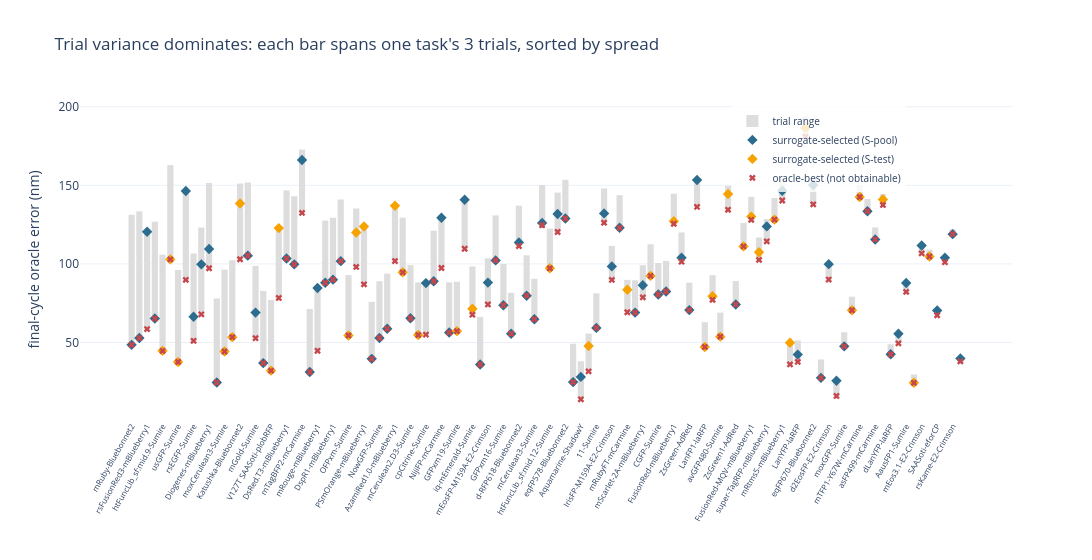

Notebook source saved alongside this figure:
### Markdown cell above
## 8. What is actually selectable? (trial variance and cycle non-monotonicity)

With 3 trials × 2 cycles each task produced **6 candidate designs**, and the run is stochastic: the
proposal's top-`k` is sampled at `T = 1` and nothing rejects a worse sequence, so a later cycle is not
a refinement of an earlier one but close to an independent redraw. Two consequences are worth separating,
because only one of them is a result you can act on.

**The trial axis is selectable.** Choosing among trials by *surrogate* error is a rule the search may
apply — the surrogate is its own scorer, freely available at design time. The table below prices it
against the two references that bracket it: what one arbitrary run gives you (no selection), and what
picking by *oracle* error would give (not obtainable, since the oracle is the held-out judge).

**The cycle axis mostly is not.** A per-cycle "we passed through something better" statistic is
`max(0, err₂ − err₁)`, the positive part of a difference whose mean is ≈ 0 — so it is biased positive
even for a search that only diffuses, and it reports noise as lost headroom. The sign test below is the
honest version: if cycle 2 were systematically worse than cycle 1 there would be a consistent sign, and
there is not. What *is* real is that the second cycle buys almost nothing on the mean, which argues for
adding a surrogate-side accept-only-if-better step to the pipeline rather than for reporting headroom.

### Code cell
# ---- the two axes, priced ------------------------------------------------------------
cand = traj[traj["round"] >= 1]        # every candidate design: 3 trials x 2 cycles per task
def _pick(by):
    """Per task, the ORACLE error of the candidate that minimizing `by` would select."""
    idx = cand.groupby("example")[by].idxmin()
    return cand.loc[idx].set_index("example")["peak_err"]

pol = pd.DataFrame({
    "scaffold (no design)": summ.set_index("task").scaf_err,
    "one arbitrary trial (trial 0, final cycle)":
        fin[fin.trial == 0].set_index("example").peak_err,
    "mean over the 3 trials (expected single run)": summ.set_index("task").trial_mean,
    "surrogate-selected TRIAL, final cycle  [§1-7]": summ.set_index("task").des_err,
    "surrogate-selected TRIAL x CYCLE": _pick("surr_err"),
    "oracle-selected trial, final cycle  (not obtainable)": summ.set_index("task").trial_min,
    "oracle-selected trial x cycle  (not obtainable)": _pick("peak_err"),
})
print(f"{ARM}: mean ORACLE error (nm) of the design each selection rule returns, n={len(pol)} tasks\n")
for c in pol.columns:
    tag = "  <-- what sections 1-7 report" if "§1-7" in c else ""
    print(f"  {pol[c].mean():6.1f}   {c}{tag}")
imp = pol["surrogate-selected TRIAL, final cycle  [§1-7]"].mean()
none, best = pol["mean over the 3 trials (expected single run)"].mean(), pol["oracle-selected trial x cycle  (not obtainable)"].mean()
print(f"\nthe surrogate recovers {none - imp:.1f} nm of the {none - best:.1f} nm that oracle-peeking "
      f"would ({(none - imp) / (none - best):.0%}) -- selection across trials is the part of this "
      f"the search can legitimately do.")

# ---- is the cycle axis non-monotonic in any systematic way? --------------------------
w = traj.pivot_table(index=["example", "trial"], columns="round", values="peak_err")
d = w[LAST] - w[LAST - 1]
print(f"\ncycle {LAST-1} -> {LAST}, over all {len(d)} trajectories:")
print(f"  worse {int((d > 0).sum())} / better {int((d < 0).sum())} | mean {d.mean():+.1f} nm "
      f"(sd {d.std():.1f}) | median {d.median():+.1f}  -> no systematic drift")
print(f"  E|Δ| = {d.abs().mean():.1f} nm, so the naive 'headroom lost' statistic max(0, Δ) averages "
      f"{d.clip(lower=0).mean():.1f} nm by construction, even at zero drift")
print(f"  mean error by cycle: " + " | ".join(f"round {r} {traj[traj['round']==r].peak_err.mean():.1f}"
                                              for r in range(LAST + 1)))

# ---- and the picture: trial range per task, with both selections marked --------------
b3 = summ.sort_values("spread", ascending=False)
fig = go.Figure()
fig.add_trace(go.Bar(x=b3.task, y=b3.trial_max - b3.trial_min, base=b3.trial_min,
                     marker=dict(color="#dddddd", line=dict(width=0)), name="trial range",
                     hovertemplate="<b>%{x}</b><br>trials span %{base:.1f}-%{y:.1f}<extra></extra>"))
for label in LABELS:
    s = b3[b3.cohort == label]
    fig.add_trace(go.Scatter(x=s.task, y=s.des_err, mode="markers", name=f"surrogate-selected ({label})",
                             marker=dict(color=COLOR[label], size=8, symbol="diamond"),
                             customdata=np.stack([s.sel_trial, s.spread], axis=-1),
                             hovertemplate="<b>%{x}</b><br>selected trial %{customdata[0]:.0f} -> "
                                           "%{y:.1f} nm (spread %{customdata[1]:.1f})<extra></extra>"))
fig.add_trace(go.Scatter(x=b3.task, y=b3.trial_min, mode="markers", name="oracle-best (not obtainable)",
                         marker=dict(color="#c5474b", size=6, symbol="x"),
                         hovertemplate="<b>%{x}</b><br>oracle-best trial %{y:.1f} nm<extra></extra>"))
fig.update_layout(template=pio_tmpl, width=1250, height=560,
                  xaxis=dict(title="", categoryorder="array", categoryarray=list(b3.task),
                             tickangle=-60, tickfont_size=8),
                  yaxis_title="final-cycle oracle error (nm)",
                  legend=dict(x=0.7, y=0.98, bgcolor="rgba(255,255,255,0.8)", font_size=10),
                  title="Trial variance dominates: each bar spans one task's 3 trials, "
                        "sorted by spread")
fig.show()

### Figure 1 — Plotly figure (JSON) as saved in the notebook; plotly's stock layout.template omitted (floating-point values rounded to 4 significant figures; data arrays with more than 128 entries replaced by an {"elided": "..."} marker saying what was removed)
{"data": [{"base": [48.5, 52.82, 58.52, 65.24, 44.66, 102.9, 37.62, 89.85, 51.08, 67.9, 97.24, 24.54, 44.27, 53.4, 103.0, 105.2, 52.72, 36.88, 32.07, 78.33, 103.4, 99.73, 132.5, 31.22, 44.7, 87.98, 89.99, 101.8, 54.47, 98.08, 86.98, 39.57, 52.9, 58.7, 101.8, 94.64, 65.38, 54.78, 55.0, 88.94, 97.4, 56.31, 57.22, 109.7, 67.69, 35.98, 74.19, 102.2, 73.72, 55.59, 111.4, 79.78, 64.81, 124.6, 97.2, 120.3, 128.9, 24.8, 13.84, 31.59, 59.27, 126.2, 89.82, 123.0, 69.24, 69.01, 78.69, 92.39, 80.56, 82.45, 125.6, 101.4, 70.62, 136.3, 47.16, 77.14, 53.72, 134.4, 74.19, 111.2, 128.1, 102.6, 114.3, 128.2, 140.4, 36.06, 37.64, 181.0, 137.9, 27.5, 90.04, 15.98, 47.53, 70.51, 142.6, 133.5, 115.6, 137.5, 42.49, 49.43, 82.21, 24.35, 106.7, 104.7, 67.3, 101.1, 118.9, 37.99], "hovertemplate": "<b>%{x}</b><br>trials span %{base:.1f}-%{y:.1f}<extra></extra>", "marker": {"color": "#dddddd", "line": {"width": 0}}, "name": "trial range", "type": "bar", "x": ["mRuby-Bluebonnet2", "mRuby2-mBlueberry1", "rsFusionRed3-mBlueberry1", "mLumin-mBlueberry1", "htFuncLib_sf:mid.9-Sumire", "Katushka-9-5-Bluebonnet2", "usGFP-Sumire", "eqFP650-mBlueberry1", "rsEGFP-Sumire", "mScarlet3-mBlueberry1", "Diogenes-mBlueberry1", "ccGFP E6-AdRed", "moxCerulean3-Sumire", "Monomeric hyperfolder YFP-Sumire", "Katushka-Bluebonnet2", "dsFP483-E2-Crimson", "mGold-Sumire", "KCY-R1-38L-AzamiRed1.0", "V127T SAASoti-plobRFP", "mOrange2-mBlueberry1", "DsRed.T3-mBlueberry1", "mGarnet-Bluebonnet2", "mTagBFP2-mCarmine", "AdRed-C148S-amFP486", "mRouge-mBlueberry1", "mNeptune-mBlueberry1", "DspR1-mBlueberry1", "dendFP-TagRFP675", "OFPxm-Sumire", "td-RFP639-Bluebonnet2", "PSmOrange-mBlueberry1", "P11-Sumire", "NowGFP-Sumire", "Enhanced Cyan-Emitting GFP-Sumire", "AzamiRed1.0-mBlueberry1", "Neptune-mBlueberry1", "mCerulean2.D3-Sumire", "mKO-apulFP483", "cpCitrine-Sumire", "G2-mCarmine", "NijiFP-mCarmine", "rsEGFP2-Sumire", "GFPxm19-Sumire", "cjBlue-Bluebonnet2", "iq-mEmerald-Sumire", "GFPmut2-Sumire", "mEosFP-M159A-E2-Crimson", "mScarlet3-H-mBlueberry1", "GFPxm16-Sumire", "ZsYellow1-AdRed", "d-RFP618-Bluebonnet2", "IrisFP-E2-Crimson", "mCerulean3-Sumire", "G3-mCarmine", "htFuncLib_sf:mid.12-Sumire", "Rtms5-mBlueberry1", "eqFP578-Bluebonnet2", "mNeonGreen-laRFP", "Aquamarine-ShadowY", "HcRed-Bluebonnet2", "11-Sumire", "RFP630-Bluebonnet2", "IrisFP-M159A-E2-Crimson", "moxDendra2-mCardinal", "mRubyFT-mCarmine", "rsFolder2-Sumire", "mScarlet-2A-mBlueberry1", "d1EosFP-E2-Crimson", "CGFP-Sumire", "DsRed-Express-mBlueberry1", "FusionRed-mBlueberry1", "frSkylan-S-E2-Crimson", "ZsGreen-AdRed", "AQ14-Bluebonnet2", "LanFP1-laRFP", "htFuncLib_sf:thermo.2-Sumire", "avGFP480-Sumire", "mTFP0.7-mCarmine", "ZsGreen1-AdRed", "mGeos-M-E2-Crimson", "FusionRed-MQV-mBlueberry1", "asulCP-Bluebonnet2", "super-TagRFP-mBlueberry1", "tdKatushka2-Bluebonnet2", "mRtms5-mBlueberry1", "laGFP-laRFP", "LanYFP-laRFP", "shCP-E63L/Y64H-mCarmine", "eqFP670-Bluebonnet2", "bfloGFPc1-laRFP", "d2EosFP-E2-Crimson", "laRFP-LanFP1", "moxGFP-Sumire", "eGFP203C-Sumire", "mTFP1-Y67W-mCarmine", "rsCherryRev1.4-mBlueberry1", "asFP499-mCarmine", "eqFP611 V124T-Bluebonnet2", "dLanYFP-laRFP", "P9-Sumire", "AausFP1-Sumire", "SBFP1-phiYFPv", "mEos3.1-E2-Crimson", "mGeos-C-E2-Crimson", "SAASoti-eforCP", "mStrawberry-mBlueberry1", "rsKame-E2-Crimson", "AdRed-amFP486"], "y": [82.76, 80.64, 61.93, 61.66, 61.23, 60.02, 58.54, 56.59, 55.56, 55.24, 54.25, 53.49, 52.1, 48.98, 48.18, 46.57, 46.0, 45.94, 44.99, 44.48, 43.38, 43.32, 40.25, 40.07, 40.01, 39.61, 39.39, 39.22, 38.43, 37.2, 36.82, 36.3, 36.08, 35.15, 35.14, 34.82, 33.86, 33.42, 32.8, 32.22, 32.02, 31.97, 31.41, 31.19, 30.71, 30.34, 29.43, 28.62, 26.33, 26.04, 25.72, 25.71, 25.7, 25.62, 25.27, 25.09, 24.6, 24.4, 24.21, 24.06, 22.0, 21.82, 21.68, 20.78, 20.63, 20.59, 20.46, 20.14, 20.02, 19.43, 19.11, 18.63, 17.44, 17.15, 15.76, 15.69, 15.27, 15.15, 14.9, 14.87, 14.63, 14.25, 14.12, 13.84, 13.76, 13.75, 13.68, 13.2, 12.38, 11.67, 9.82, 9.7, 9.0, 8.65, 7.82, 7.78, 7.65, 6.98, 6.36, 6.09, 5.67, 5.25, 5.06, 4.31, 3.69, 3.35, 3.14, 2.22]}, {"customdata": {"elided": "72x2 float values"}, "hovertemplate": "<b>%{x}</b><br>selected trial %{customdata[0]:.0f} -> %{y:.1f} nm (spread %{customdata[1]:.1f})<extra></extra>", "marker": {"color": "#2b6c8f", "size": 8, "symbol": "diamond"}, "mode": "markers", "name": "surrogate-selected (S-pool)", "type": "scatter", "x": ["mRuby-Bluebonnet2", "mRuby2-mBlueberry1", "rsFusionRed3-mBlueberry1", "mLumin-mBlueberry1", "eqFP650-mBlueberry1", "rsEGFP-Sumire", "mScarlet3-mBlueberry1", "Diogenes-mBlueberry1", "ccGFP E6-AdRed", "dsFP483-E2-Crimson", "mGold-Sumire", "KCY-R1-38L-AzamiRed1.0", "DsRed.T3-mBlueberry1", "mGarnet-Bluebonnet2", "mTagBFP2-mCarmine", "AdRed-C148S-amFP486", "mRouge-mBlueberry1", "mNeptune-mBlueberry1", "DspR1-mBlueberry1", "dendFP-TagRFP675", "P11-Sumire", "NowGFP-Sumire", "Enhanced Cyan-Emitting GFP-Sumire", "mCerulean2.D3-Sumire", "cpCitrine-Sumire", "G2-mCarmine", "NijiFP-mCarmine", "rsEGFP2-Sumire", "cjBlue-Bluebonnet2", "GFPmut2-Sumire", "mEosFP-M159A-E2-Crimson", "mScarlet3-H-mBlueberry1", "GFPxm16-Sumire", "ZsYellow1-AdRed", "d-RFP618-Bluebonnet2", "IrisFP-E2-Crimson", "mCerulean3-Sumire", "G3-mCarmine", "Rtms5-mBlueberry1", "eqFP578-Bluebonnet2", "mNeonGreen-laRFP", "Aquamarine-ShadowY", "11-Sumire", "RFP630-Bluebonnet2", "IrisFP-M159A-E2-Crimson", "moxDendra2-mCardinal", "rsFolder2-Sumire", "mScarlet-2A-mBlueberry1", "CGFP-Sumire", "DsRed-Express-mBlueberry1", "frSkylan-S-E2-Crimson", "ZsGreen-AdRed", "AQ14-Bluebonnet2", "ZsGreen1-AdRed", "super-TagRFP-mBlueberry1", "mRtms5-mBlueberry1", "LanYFP-laRFP", "eqFP670-Bluebonnet2", "bfloGFPc1-laRFP", "d2EosFP-E2-Crimson", "laRFP-LanFP1", "moxGFP-Sumire", "rsCherryRev1.4-mBlueberry1", "asFP499-mCarmine", "dLanYFP-laRFP", "P9-Sumire", "AausFP1-Sumire", "mEos3.1-E2-Crimson", "SAASoti-eforCP", "mStrawberry-mBlueberry1", "rsKame-E2-Crimson", "AdRed-amFP486"], "y": [48.5, 52.82, 120.5, 65.24, 146.4, 66.38, 99.73, 109.5, 24.54, 105.2, 69.01, 36.88, 103.4, 99.73, 166.1, 31.22, 84.71, 87.98, 89.99, 101.8, 39.57, 52.9, 58.7, 65.38, 87.8, 88.94, 129.4, 56.31, 140.8, 35.98, 88.1, 102.2, 73.72, 55.59, 113.7, 79.78, 64.81, 126.1, 131.8, 128.9, 24.8, 28.11, 59.27, 132.2, 98.43, 123.0, 69.01, 86.41, 80.56, 82.45, 103.9, 70.62, 153.4, 74.19, 123.9, 146.6, 42.28, 150.2, 27.5, 99.86, 25.68, 47.53, 133.5, 115.6, 42.49, 55.52, 87.88, 111.8, 70.37, 104.0, 118.9, 39.86]}, {"customdata": [[2.0, 61.23], [1.0, 60.02], [1.0, 58.54], [2.0, 52.1], [2.0, 48.98], [1.0, 48.18], [0.0, 44.99], [2.0, 44.48], [0.0, 38.43], [0.0, 37.2], [2.0, 36.82], [1.0, 35.14], [1.0, 34.82], [0.0, 33.42], [0.0, 31.41], [0.0, 30.71], [2.0, 25.27], [2.0, 24.06], [0.0, 20.63], [1.0, 20.14], [2.0, 19.11], [2.0, 15.76], [1.0, 15.69], [1.0, 15.27], [1.0, 15.15], [0.0, 14.87], [2.0, 14.63], [0.0, 14.25], [2.0, 13.84], [0.0, 13.75], [1.0, 13.2], [0.0, 8.65], [2.0, 7.82], [0.0, 6.98], [0.0, 5.25], [1.0, 4.31]], "hovertemplate": "<b>%{x}</b><br>selected trial %{customdata[0]:.0f} -> %{y:.1f} nm (spread %{customdata[1]:.1f})<extra></extra>", "marker": {"color": "#f6a200", "size": 8, "symbol": "diamond"}, "mode": "markers", "name": "surrogate-selected (S-test)", "type": "scatter", "x": ["htFuncLib_sf:mid.9-Sumire", "Katushka-9-5-Bluebonnet2", "usGFP-Sumire", "moxCerulean3-Sumire", "Monomeric hyperfolder YFP-Sumire", "Katushka-Bluebonnet2", "V127T SAASoti-plobRFP", "mOrange2-mBlueberry1", "OFPxm-Sumire", "td-RFP639-Bluebonnet2", "PSmOrange-mBlueberry1", "AzamiRed1.0-mBlueberry1", "Neptune-mBlueberry1", "mKO-apulFP483", "GFPxm19-Sumire", "iq-mEmerald-Sumire", "htFuncLib_sf:mid.12-Sumire", "HcRed-Bluebonnet2", "mRubyFT-mCarmine", "d1EosFP-E2-Crimson", "FusionRed-mBlueberry1", "LanFP1-laRFP", "htFuncLib_sf:thermo.2-Sumire", "avGFP480-Sumire", "mTFP0.7-mCarmine", "mGeos-M-E2-Crimson", "FusionRed-MQV-mBlueberry1", "asulCP-Bluebonnet2", "tdKatushka2-Bluebonnet2", "laGFP-laRFP", "shCP-E63L/Y64H-mCarmine", "eGFP203C-Sumire", "mTFP1-Y67W-mCarmine", "eqFP611 V124T-Bluebonnet2", "SBFP1-phiYFPv", "mGeos-C-E2-Crimson"], "y": [44.66, 102.9, 37.62, 44.27, 53.4, 138.4, 32.07, 122.8, 54.47, 120.0, 123.8, 137.0, 94.64, 54.78, 57.22, 71.47, 97.2, 47.8, 83.52, 92.39, 127.2, 47.16, 79.46, 53.72, 144.5, 111.2, 130.1, 107.5, 128.2, 49.81, 186.6, 70.51, 142.6, 141.0, 24.35, 104.7]}, {"hovertemplate": "<b>%{x}</b><br>oracle-best trial %{y:.1f} nm<extra></extra>", "marker": {"color": "#c5474b", "size": 6, "symbol": "x"}, "mode": "markers", "name": "oracle-best (not obtainable)", "type": "scatter", "x": ["mRuby-Bluebonnet2", "mRuby2-mBlueberry1", "rsFusionRed3-mBlueberry1", "mLumin-mBlueberry1", "htFuncLib_sf:mid.9-Sumire", "Katushka-9-5-Bluebonnet2", "usGFP-Sumire", "eqFP650-mBlueberry1", "rsEGFP-Sumire", "mScarlet3-mBlueberry1", "Diogenes-mBlueberry1", "ccGFP E6-AdRed", "moxCerulean3-Sumire", "Monomeric hyperfolder YFP-Sumire", "Katushka-Bluebonnet2", "dsFP483-E2-Crimson", "mGold-Sumire", "KCY-R1-38L-AzamiRed1.0", "V127T SAASoti-plobRFP", "mOrange2-mBlueberry1", "DsRed.T3-mBlueberry1", "mGarnet-Bluebonnet2", "mTagBFP2-mCarmine", "AdRed-C148S-amFP486", "mRouge-mBlueberry1", "mNeptune-mBlueberry1", "DspR1-mBlueberry1", "dendFP-TagRFP675", "OFPxm-Sumire", "td-RFP639-Bluebonnet2", "PSmOrange-mBlueberry1", "P11-Sumire", "NowGFP-Sumire", "Enhanced Cyan-Emitting GFP-Sumire", "AzamiRed1.0-mBlueberry1", "Neptune-mBlueberry1", "mCerulean2.D3-Sumire", "mKO-apulFP483", "cpCitrine-Sumire", "G2-mCarmine", "NijiFP-mCarmine", "rsEGFP2-Sumire", "GFPxm19-Sumire", "cjBlue-Bluebonnet2", "iq-mEmerald-Sumire", "GFPmut2-Sumire", "mEosFP-M159A-E2-Crimson", "mScarlet3-H-mBlueberry1", "GFPxm16-Sumire", "ZsYellow1-AdRed", "d-RFP618-Bluebonnet2", "IrisFP-E2-Crimson", "mCerulean3-Sumire", "G3-mCarmine", "htFuncLib_sf:mid.12-Sumire", "Rtms5-mBlueberry1", "eqFP578-Bluebonnet2", "mNeonGreen-laRFP", "Aquamarine-ShadowY", "HcRed-Bluebonnet2", "11-Sumire", "RFP630-Bluebonnet2", "IrisFP-M159A-E2-Crimson", "moxDendra2-mCardinal", "mRubyFT-mCarmine", "rsFolder2-Sumire", "mScarlet-2A-mBlueberry1", "d1EosFP-E2-Crimson", "CGFP-Sumire", "DsRed-Express-mBlueberry1", "FusionRed-mBlueberry1", "frSkylan-S-E2-Crimson", "ZsGreen-AdRed", "AQ14-Bluebonnet2", "LanFP1-laRFP", "htFuncLib_sf:thermo.2-Sumire", "avGFP480-Sumire", "mTFP0.7-mCarmine", "ZsGreen1-AdRed", "mGeos-M-E2-Crimson", "FusionRed-MQV-mBlueberry1", "asulCP-Bluebonnet2", "super-TagRFP-mBlueberry1", "tdKatushka2-Bluebonnet2", "mRtms5-mBlueberry1", "laGFP-laRFP", "LanYFP-laRFP", "shCP-E63L/Y64H-mCarmine", "eqFP670-Bluebonnet2", "bfloGFPc1-laRFP", "d2EosFP-E2-Crimson", "laRFP-LanFP1", "moxGFP-Sumire", "eGFP203C-Sumire", "mTFP1-Y67W-mCarmine", "rsCherryRev1.4-mBlueberry1", "asFP499-mCarmine", "eqFP611 V124T-Bluebonnet2", "dLanYFP-laRFP", "P9-Sumire", "AausFP1-Sumire", "SBFP1-phiYFPv", "mEos3.1-E2-Crimson", "mGeos-C-E2-Crimson", "SAASoti-eforCP", "mStrawberry-mBlueberry1", "rsKame-E2-Crimson", "AdRed-amFP486"], "y": [48.5, 52.82, 58.52, 65.24, 44.66, 102.9, 37.62, 89.85, 51.08, 67.9, 97.24, 24.54, 44.27, 53.4, 103.0, 105.2, 52.72, 36.88, 32.07, 78.33, 103.4, 99.73, 132.5, 31.22, 44.7, 87.98, 89.99, 101.8, 54.47, 98.08, 86.98, 39.57, 52.9, 58.7, 101.8, 94.64, 65.38, 54.78, 55.0, 88.94, 97.4, 56.31, 57.22, 109.7, 67.69, 35.98, 74.19, 102.2, 73.72, 55.59, 111.4, 79.78, 64.81, 124.6, 97.2, 120.3, 128.9, 24.8, 13.84, 31.59, 59.27, 126.2, 89.82, 123.0, 69.24, 69.01, 78.69, 92.39, 80.56, 82.45, 125.6, 101.4, 70.62, 136.3, 47.16, 77.14, 53.72, 134.4, 74.19, 111.2, 128.1, 102.6, 114.3, 128.2, 140.4, 36.06, 37.64, 181.0, 137.9, 27.5, 90.04, 15.98, 47.53, 70.51, 142.6, 133.5, 115.6, 137.5, 42.49, 49.43, 82.21, 24.35, 106.7, 104.7, 67.3, 101.1, 118.9, 37.99]}], "layout": {"height": 560, "legend": {"bgcolor": "rgba(255,255,255,0.8)", "font": {"size": 10}, "x": 0.7, "y": 0.98}, "title": {"text": "Trial variance dominates: each bar spans one task's 3 trials, sorted by spread"}, "width": 1250, "xaxis": {"categoryarray": ["mRuby-Bluebonnet2", "mRuby2-mBlueberry1", "rsFusionRed3-mBlueberry1", "mLumin-mBlueberry1", "htFuncLib_sf:mid.9-Sumire", "Katushka-9-5-Bluebonnet2", "usGFP-Sumire", "eqFP650-mBlueberry1", "rsEGFP-Sumire", "mScarlet3-mBlueberry1", "Diogenes-mBlueberry1", "ccGFP E6-AdRed", "moxCerulean3-Sumire", "Monomeric hyperfolder YFP-Sumire", "Katushka-Bluebonnet2", "dsFP483-E2-Crimson", "mGold-Sumire", "KCY-R1-38L-AzamiRed1.0", "V127T SAASoti-plobRFP", "mOrange2-mBlueberry1", "DsRed.T3-mBlueberry1", "mGarnet-Bluebonnet2", "mTagBFP2-mCarmine", "AdRed-C148S-amFP486", "mRouge-mBlueberry1", "mNeptune-mBlueberry1", "DspR1-mBlueberry1", "dendFP-TagRFP675", "OFPxm-Sumire", "td-RFP639-Bluebonnet2", "PSmOrange-mBlueberry1", "P11-Sumire", "NowGFP-Sumire", "Enhanced Cyan-Emitting GFP-Sumire", "AzamiRed1.0-mBlueberry1", "Neptune-mBlueberry1", "mCerulean2.D3-Sumire", "mKO-apulFP483", "cpCitrine-Sumire", "G2-mCarmine", "NijiFP-mCarmine", "rsEGFP2-Sumire", "GFPxm19-Sumire", "cjBlue-Bluebonnet2", "iq-mEmerald-Sumire", "GFPmut2-Sumire", "mEosFP-M159A-E2-Crimson", "mScarlet3-H-mBlueberry1", "GFPxm16-Sumire", "ZsYellow1-AdRed", "d-RFP618-Bluebonnet2", "IrisFP-E2-Crimson", "mCerulean3-Sumire", "G3-mCarmine", "htFuncLib_sf:mid.12-Sumire", "Rtms5-mBlueberry1", "eqFP578-Bluebonnet2", "mNeonGreen-laRFP", "Aquamarine-ShadowY", "HcRed-Bluebonnet2", "11-Sumire", "RFP630-Bluebonnet2", "IrisFP-M159A-E2-Crimson", "moxDendra2-mCardinal", "mRubyFT-mCarmine", "rsFolder2-Sumire", "mScarlet-2A-mBlueberry1", "d1EosFP-E2-Crimson", "CGFP-Sumire", "DsRed-Express-mBlueberry1", "FusionRed-mBlueberry1", "frSkylan-S-E2-Crimson", "ZsGreen-AdRed", "AQ14-Bluebonnet2", "LanFP1-laRFP", "htFuncLib_sf:thermo.2-Sumire", "avGFP480-Sumire", "mTFP0.7-mCarmine", "ZsGreen1-AdRed", "mGeos-M-E2-Crimson", "FusionRed-MQV-mBlueberry1", "asulCP-Bluebonnet2", "super-TagRFP-mBlueberry1", "tdKatushka2-Bluebonnet2", "mRtms5-mBlueberry1", "laGFP-laRFP", "LanYFP-laRFP", "shCP-E63L/Y64H-mCarmine", "eqFP670-Bluebonnet2", "bfloGFPc1-laRFP", "d2EosFP-E2-Crimson", "laRFP-LanFP1", "moxGFP-Sumire", "eGFP203C-Sumire", "mTFP1-Y67W-mCarmine", "rsCherryRev1.4-mBlueberry1", "asFP499-mCarmine", "eqFP611 V124T-Bluebonnet2", "dLanYFP-laRFP", "P9-Sumire", "AausFP1-Sumire", "SBFP1-phiYFPv", "mEos3.1-E2-Crimson", "mGeos-C-E2-Crimson", "SAASoti-eforCP", "mStrawberry-mBlueberry1", "rsKame-E2-Crimson", "AdRed-amFP486"], "categoryorder": "array", "tickangle": -60, "tickfont": {"size": 8}, "title": {"text": ""}}, "yaxis": {"title": {"text": "final-cycle oracle error (nm)"}}}}
